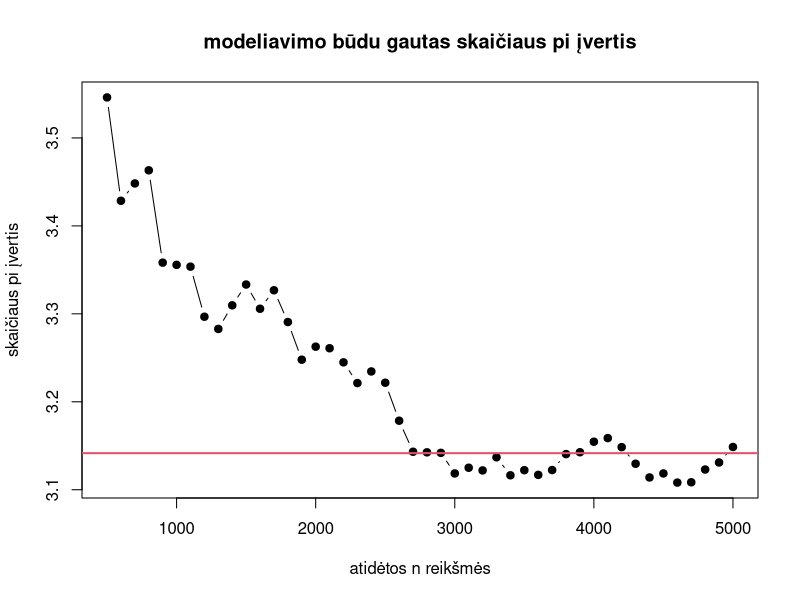

The R source for this figure:
#1 pseudoatsitiktinių dydžių generavimo funkciją


a <- 1664525 #       a -- generatoriaus parametras;
c <- 1013904223 #      c -- generatoriaus parametras;
m <- 2^32 #      m -- generatoriaus parametras (modulis);
n <- 10000   #    n -- generuojamų pseudoatsitiktinių dydžių skaičius;
X <-numeric(n)
seed<- 210
LCG <- function(n, a, c, m, seed) {
  X[1] <- seed
  for (i in 2:n) {
    X[i] <- (a * X[i-1] + c) %% m
  }
  return(X / m)  # Normalizuojame į [0, 1]
}

#2 Biufono uzduotis

pi_skaiciavimo <- function(n, r, a_geom){
  U1 <- LCG(n, a, c, m, seed)
  U2 <- LCG(n, a, c, m, 864)
  alfa <- (pi / 2) * U2
  x <- a_geom * U1
  k <- 0
  for(i in 1:n){
    if (r * cos(alfa[i]) >= x[i]){
      k <- k+1
    }
  }

  pi_apx <- (2*r*n) / (k * a_geom)
  
  return(pi_apx)
}

rezultatas <- pi_skaiciavimo(1000, 1, 2)
rezultatas

#3 grafiko braižymas 
metimu_skaicius <- numeric(46)
metimu_skaicius[1] <- 500
for(i in 2:46){
  metimu_skaicius[i]<- metimu_skaicius[i-1] +100
}
metimu_skaicius
pi_aproksimacija <- numeric(length(metimu_skaicius))

for(i in 1:length(metimu_skaicius)){
  pi_aproksimacija[i] <- pi_skaiciavimo(metimu_skaicius[i], 1, 2)
}
print(pi_aproksimacija)
plot(metimu_skaicius, pi_aproksimacija, type = 'b', pch = 19, xlab = "atidėtos n reikšmės", ylab = "skaičiaus pi įvertis", main = 'modeliavimo būdu gautas skaičiaus pi įvertis')
abline(h = pi, col = 2, lwd = 2)
